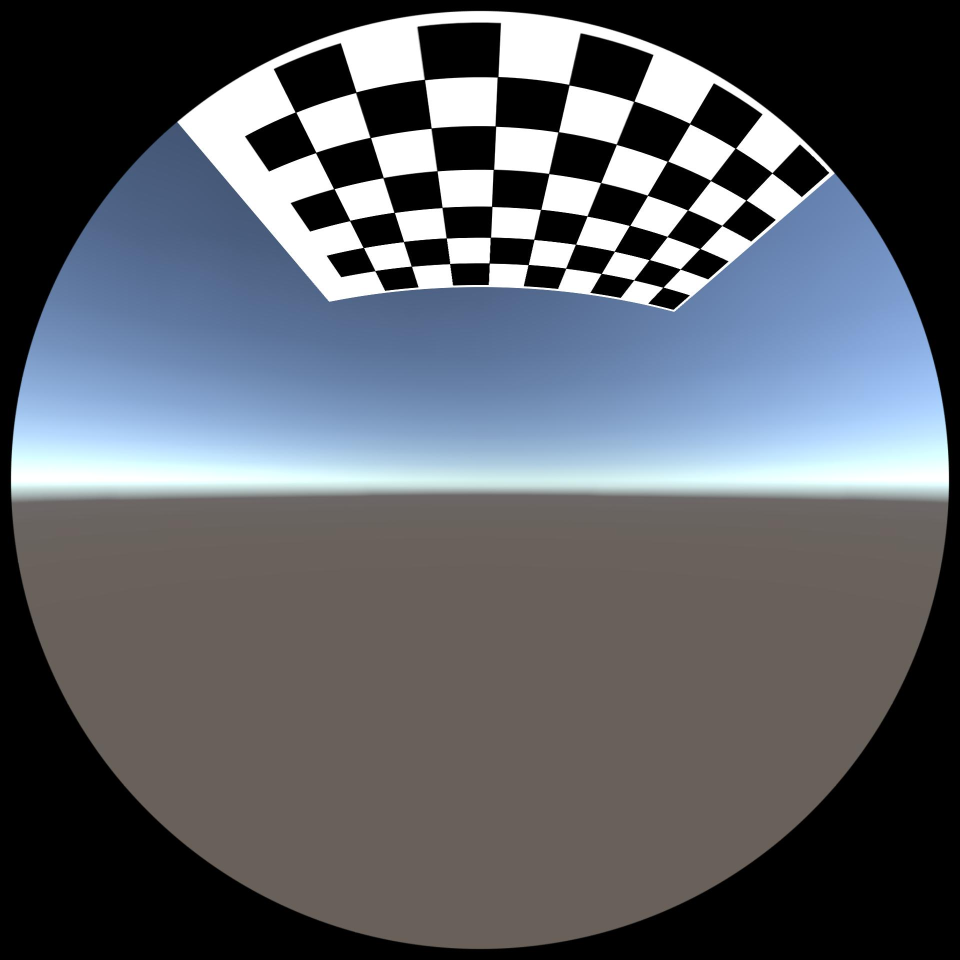
#> input picture Calibration/Calibration_images/a1.jpg, 1920 x 1920 px (shown at 1/2 size); its folder holds 4 pictures in this run
$ python Fisheye_calibration.py
#> lines starting #> are read from the running program, lines starting #| are printed output that depends on the picture
import cv2
import numpy as np
import glob
import os
from scipy.io import savemat  # 需要安装 scipy: pip install scipy

# ==================== 用户参数配置 ====================
CHECKERBOARD = (9,6)  # 棋盘格角点数（内部角点，例如10x7方格对应(9,6)）
size_per_grid = 116  # 棋盘格格子物理尺寸（单位：毫米）
calib_image_dir = 'D:/Git/CVSystemPython/Calibration/Calibration_images/*.jpg'  # 标定图像路径
output_dir = 'D:/Git/CVSystemPython/Calibration/Calibration_results'  # 结果保存目录


# ==================== 标定主代码 ====================
def main():
    # 检查 OpenCV 版本
    assert cv2.__version__[0] == '4', '需要 OpenCV >= 4.0'

    # 准备输出目录
    os.makedirs(output_dir, exist_ok=True)

    # 生成三维角点坐标
    objp = np.zeros((1, CHECKERBOARD[0] * CHECKERBOARD[1], 3), np.float32)
    objp[0, :, :2] = np.mgrid[0:CHECKERBOARD[0], 0:CHECKERBOARD[1]].T.reshape(-1, 2) * size_per_grid

    # 检测角点
    objpoints, imgpoints = [], []
    _img_shape = None
    images = glob.glob(calib_image_dir)

    for fname in images:
        img = cv2.imread(fname)
#> img is the input picture: shape (1920, 1920, 3); mean B, G, R 100.8, 94.3, 90.7
        if img is None:
            continue

        # 检查图像尺寸一致性
        if _img_shape is None:
            _img_shape = img.shape[:2]
        else:
            assert _img_shape == img.shape[:2], "所有图像尺寸必须一致"

        # 角点检测
        gray = cv2.cvtColor(img, cv2.COLOR_BGR2GRAY)
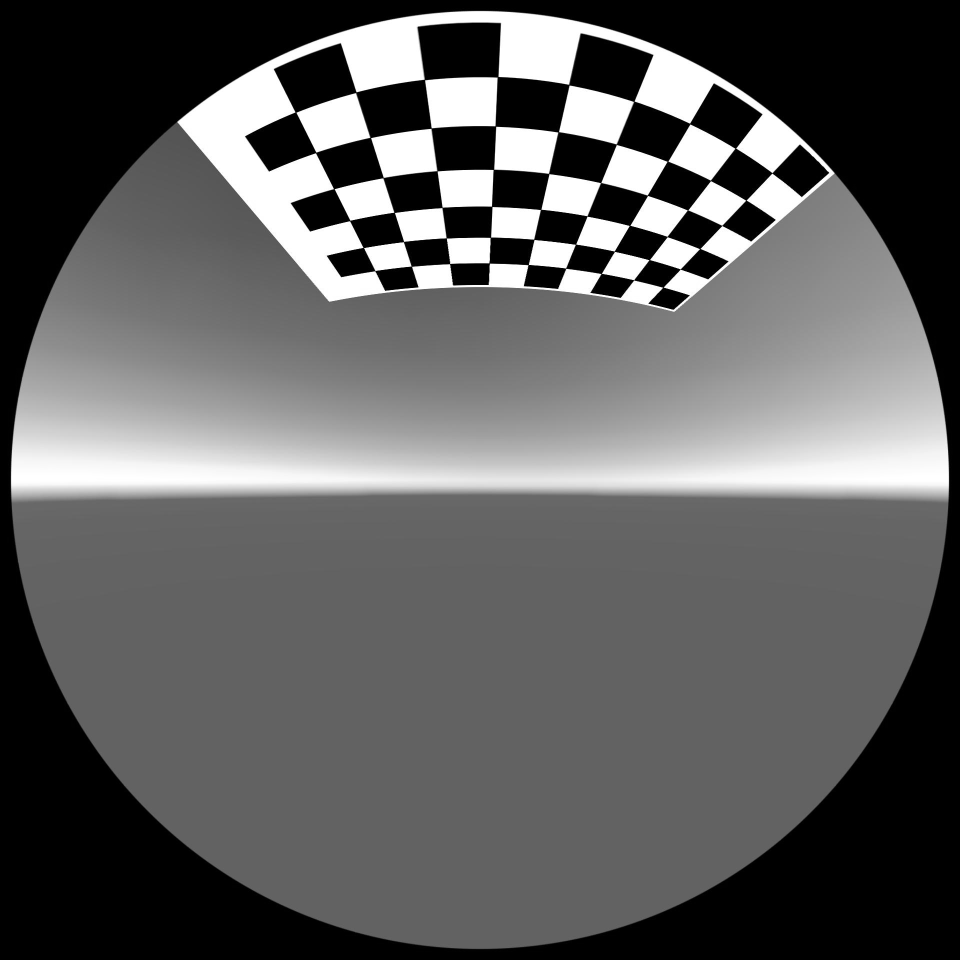
#> gray: shape (1920, 1920) (shown at 1/2 size); min 0, max 255, mean 93.9
        ret, corners = cv2.findChessboardCorners(
            gray, CHECKERBOARD,
            cv2.CALIB_CB_ADAPTIVE_THRESH + cv2.CALIB_CB_FAST_CHECK + cv2.CALIB_CB_NORMALIZE_IMAGE
        )
#> ret = True; corners = 54 rows, first 8: [1326.6, 574.6], [1267.8, 560.2], [1202.8, 547.5], [1131.7, 536.9], [1057.2, 529.4], [979, 526.6], [899.4, 527.7], [823.1, 532.6]

        if ret:
            cv2.cornerSubPix(gray, corners, (3, 3), (-1, -1),
                             (cv2.TERM_CRITERIA_EPS + cv2.TERM_CRITERIA_MAX_ITER, 30, 0.1))
            objpoints.append(objp)
            imgpoints.append(corners)
#> pass 2 of the loop in main, `for fname in images:`:
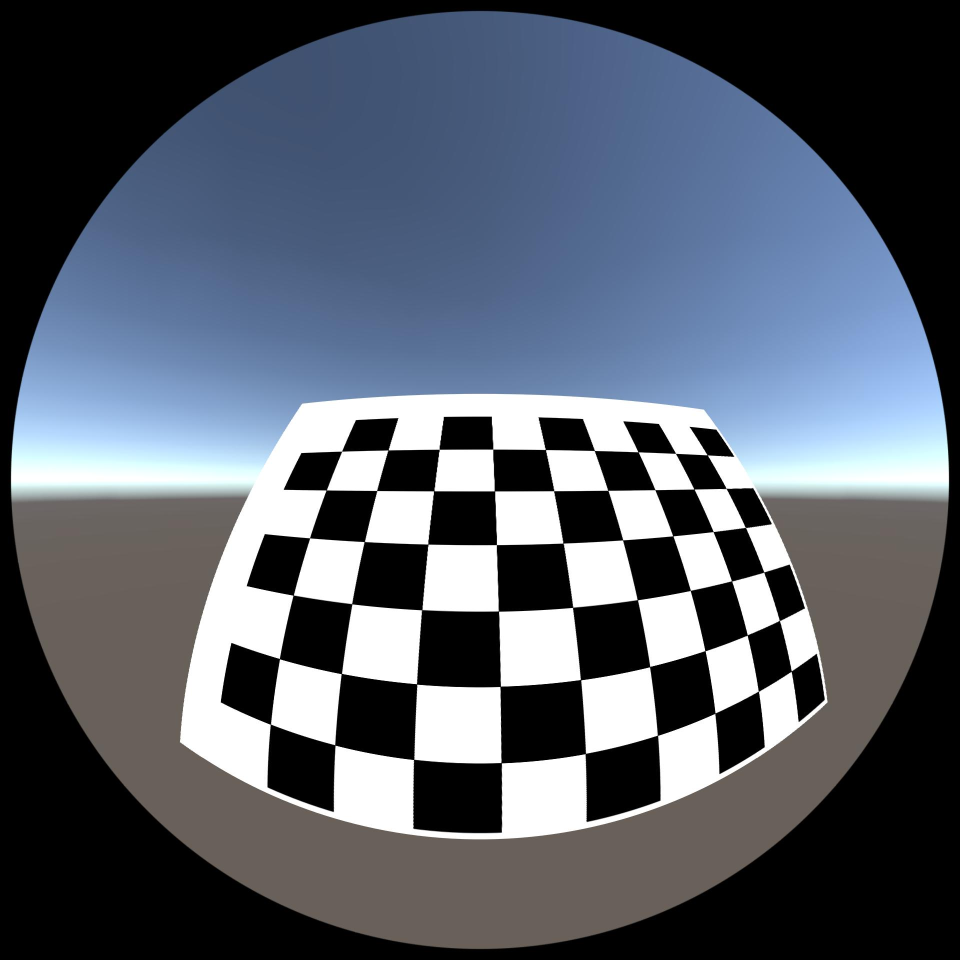
#> input picture Calibration/Calibration_images/a10.jpg, 1920 x 1920 px (shown at 1/2 size)
#> in main, img is the input picture: shape (1920, 1920, 3); mean B, G, R 106.1, 94.4, 87.4
#> in main, `gray = cv2.cvtColor(img, cv2.COLOR_BGR2GRAY)`:
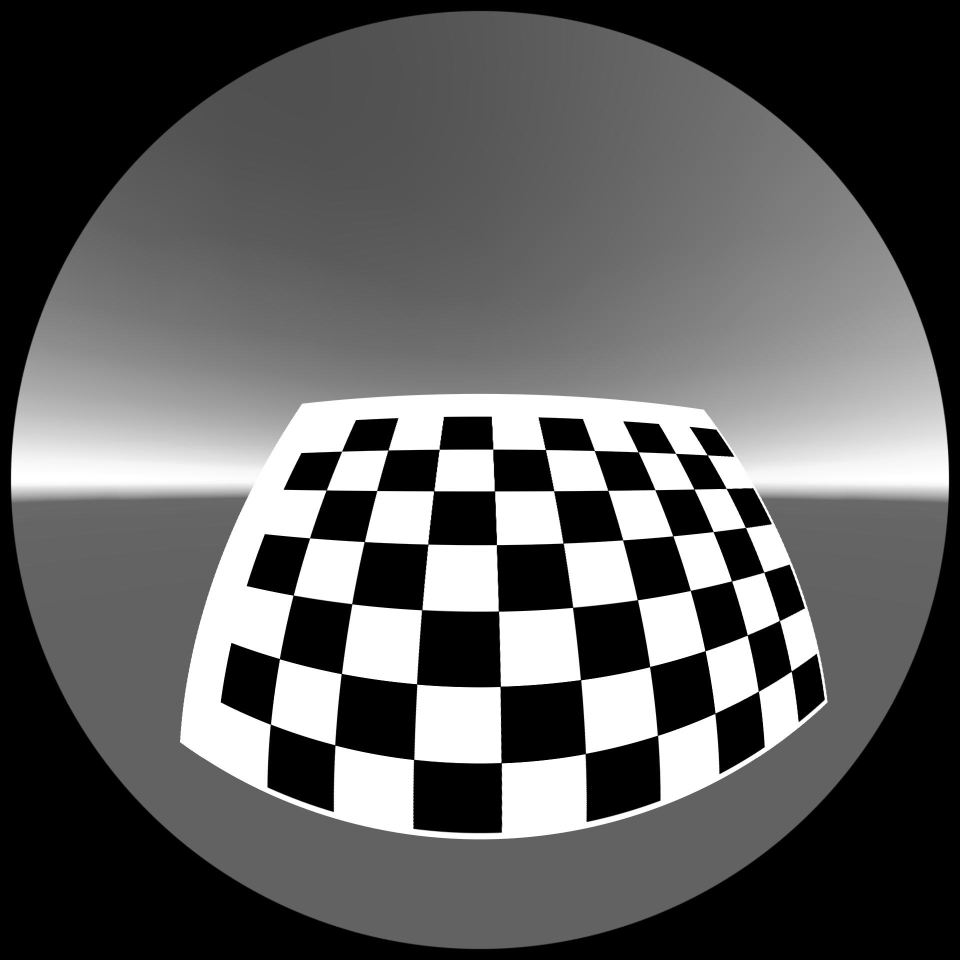
#> gray: shape (1920, 1920) (shown at 1/2 size); min 0, max 255, mean 93.6
#> corners = 54 rows, first 8: [1582.9, 1342.4], [1517.4, 1382.9], [1430.5, 1426.6], [1315.4, 1471], [1171.2, 1507.4], [1002.7, 1525.9], [827.7, 1519.3], [670.2, 1490.2]
#> pass 3 of the loop in main, `for fname in images:`:
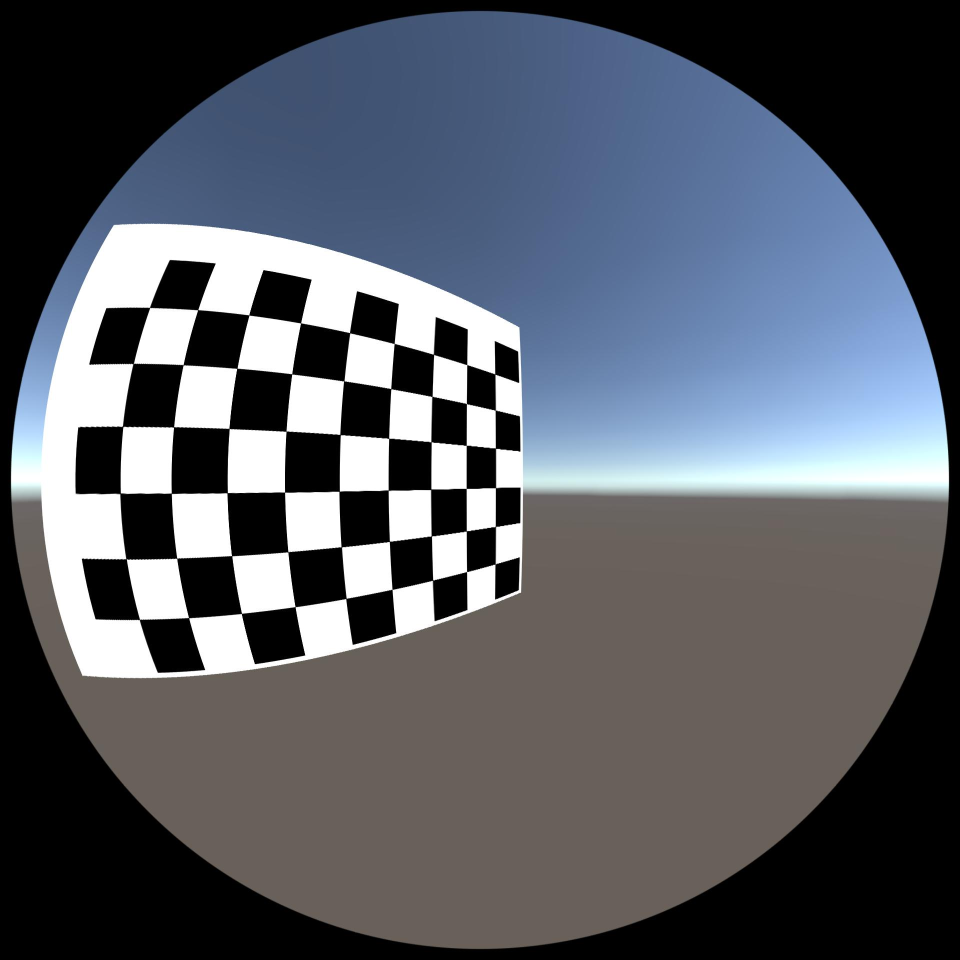
#> input picture Calibration/Calibration_images/a11.jpg, 1920 x 1920 px (shown at 1/2 size)
#> in main, img is the input picture: shape (1920, 1920, 3); mean B, G, R 99.6, 91.2, 87.1
#> in main, `gray = cv2.cvtColor(img, cv2.COLOR_BGR2GRAY)`:
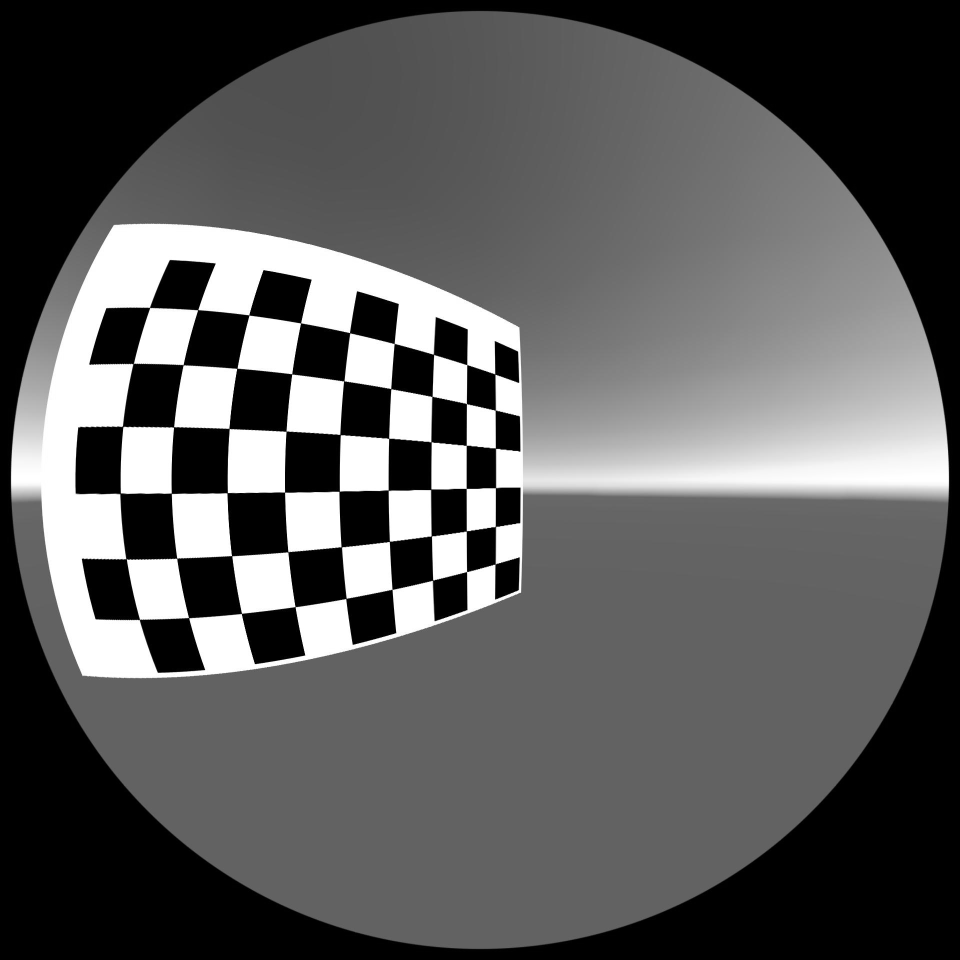
#> gray: shape (1920, 1920) (shown at 1/2 size); min 0, max 255, mean 90.9
#> corners = 54 rows, first 8: [990.5, 1128.6], [933.6, 1143.5], [865.6, 1160.7], [784.6, 1179.5], [692.5, 1197.2], [590.6, 1213.9], [483.5, 1227.3], [377.8, 1235.9]
#> the loop made 4 passes; the first 3 are shown

    # 标定鱼眼相机
    N_OK = len(objpoints)
    K = np.zeros((3, 3))
    D = np.zeros((4, 1))
    rvecs = [np.zeros((1, 1, 3), dtype=np.float64) for _ in range(N_OK)]
    tvecs = [np.zeros((1, 1, 3), dtype=np.float64) for _ in range(N_OK)]

    rms, _, _, _, _ = cv2.fisheye.calibrate(
        objpoints, imgpoints, (1800,1800), K, D, rvecs, tvecs,
        cv2.fisheye.CALIB_RECOMPUTE_EXTRINSIC + cv2.fisheye.CALIB_CHECK_COND + cv2.fisheye.CALIB_FIX_SKEW,
        (cv2.TERM_CRITERIA_EPS + cv2.TERM_CRITERIA_MAX_ITER, 30, 1e-6)
    )

    # 打印结果
    print(f"Found {N_OK} valid images for calibration")
    print(f"DIM={_img_shape[::-1]}")
#| DIM=(1920, 1920)
    print(f"K=np.array({K.tolist()})")
    print(f"D=np.array({D.tolist()})")
    print(f"校准成功！RMS误差: {rms:.4f}")

    # ==================== 保存结果 ====================
    # 1. 保存为文本文件
    with open(os.path.join(output_dir, 'calibration_result.txt'), 'w') as f:
        f.write(f"标定时间: {np.datetime64('now')}\n")
        f.write(f"棋盘格参数: {CHECKERBOARD} (内部角点数), 格子尺寸: {size_per_grid} mm\n")
        f.write(f"图像尺寸 (WxH): {_img_shape[::-1]}\n")
        f.write(f"RMS误差: {rms:.4f} 像素\n\n")
        f.write("内参矩阵 camera_matrix:\n")  # 修改名称
        f.write(np.array2string(K, precision=6, separator=', '))
        f.write("\n\n畸变系数 dist_coeffs:\n")  # 修改名称
        f.write(np.array2string(D, precision=6, separator=', '))

    # 2. 保存为NumPy文件
    np.savez(os.path.join(output_dir, 'calibration_params.npz'),
             camera_matrix=K,  # 修改键名
             dist_coeffs=D,  # 修改键名
             image_size=_img_shape[::-1],
             rms=rms,
             checkerboard=CHECKERBOARD,
             grid_size=size_per_grid,)


if __name__ == '__main__':
    main()
